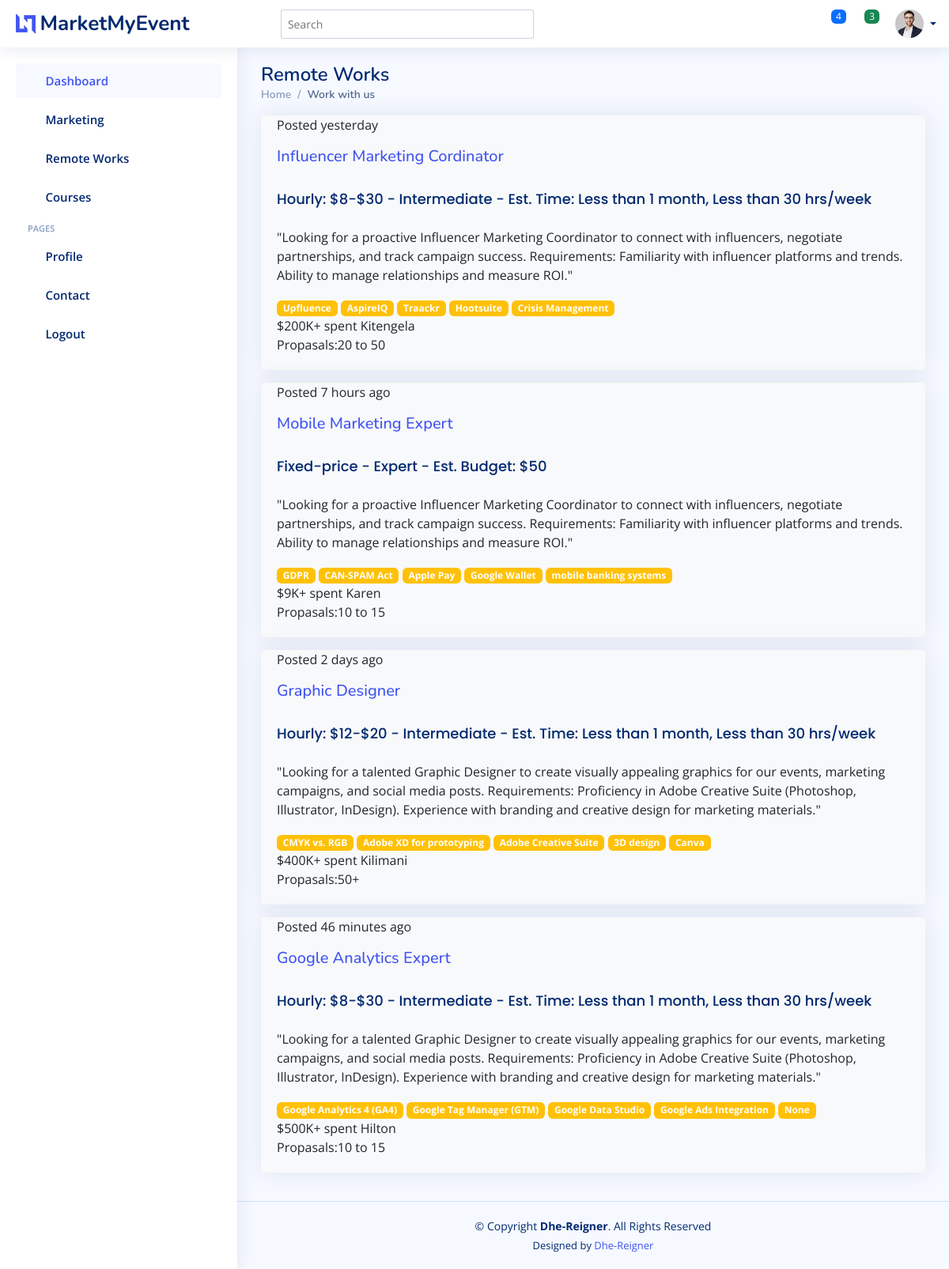
Screenshot of /EventSalesSystem/remote_works with the database file from the repository.
### EventSalesSystem/models.py (models this page shows, shortened)
class RemoteWork(models.Model):
    when_posted =  models.CharField(max_length=100, default='', blank=True, null=True)
    job_title = models.CharField(max_length=200, default='', blank=True, null=True)
    work_schedule = models.CharField(max_length=1000, default='', blank=True, null=True)
    description = models.TextField(max_length=1000, default='', blank=True, null=True)
    requirements1 = models.CharField(max_length=200, default='', blank=True, null=True)
    requirements2 = models.CharField(max_length=200, default='', blank=True, null=True)
    requirements3 = models.CharField(max_length=200, default='', blank=True, null=True)
    requirements4 = models.CharField(max_length=200, default='', blank=True, null=True)
    requirements5 = models.CharField(max_length=200, default='', blank=True, null=True)
    payment_verification = models.CharField(max_length=200, default='', blank=True, null=True)
    budget = models.CharField(max_length=200, default='', blank='', null=True)
    location = models.CharField(max_length=200, default='', blank=True, null=True)
    proposal = models.CharField(max_length=200, default='', blank=True, null=True)

### EventSalesSystem/views.py (the view)
# urls.py: path('remote_works',views.remote_works,name='remote_works'),
def remote_works(request):
    all_remote_work = RemoteWork.objects.all()
    return render(request, 'remote_works.html', {
        'all_remote_work': all_remote_work,  # pass all remote work data to the template,  # pass all social media data to the template
    })

### EventSalesSystem/templates/remote_works.html (shortened to what this page needs)
{% extends 'pages/base.html' %}
{% load static %}
{% block content %}
 <main id="main" class="main">
    <div class="pagetitle">
      <h1>Remote Works</h1>
      <nav>
        <ol class="breadcrumb">
          <li class="breadcrumb-item"><a href="{% url 'index' %}">Home</a></li>
          <li class="breadcrumb-item active">Work with us</li>
        </ol>
      </nav>
    </div>
    <section class="section">
      <div class="row">
        {% for items in all_remote_work %}
        <div class="col-mb-3">
          <div class="card bg-light mb-3">
            <div class="card-body">
            <p class="card-text">{{ items.when_posted }} </p>
              <h5> <a href="#" class="card-link" target="_blank">{{ items.job_title }}</a></h5>
             <p class="card-title">{{ items.work_schedule }} </p>
               <p class="card-text">{{ items.description }} </p>
              <span class="badge card-text bg-warning ">{{ items.requirements1 }} </span>
              <span class="badge bg-warning"> {{ items.requirements2 }} </span>
              <span class="badge bg-warning"> {{ items.requirements3 }} </span>
             <span class="badge bg-warning">  {{ items.requirements4 }} </span>
              <span class="badge bg-warning">  {{ items.requirements5 }} </span><br>
                    <span class="card-text">{{ items.budget }}</span>
                    <span class="card-text">{{ items.location }}</span><br>
                    <p class="card-text">{{ items.proposal }} </p>
            </div>
          </div>
          {% endfor %}
        </div>
      </div>
    </section>
  </main>
{% endblock content %}

### EventSalesSystem/static/assets/css/style.css (style rules this page uses)
:root { scroll-behavior: smooth; }
body { font-family: "Open Sans", sans-serif; background: #f6f9ff; color: #444444; }
a { color: #4154f1; text-decoration: none; }
h1, h2, h3, h4, h5, h6 { font-family: "Nunito", sans-serif; }
#main { margin-top: 60px; padding: 20px 30px; transition: all 0.3s; }
.pagetitle { margin-bottom: 10px; }
.pagetitle h1 { font-size: 24px; margin-bottom: 0; font-weight: 600; color: #012970; }
.card { margin-bottom: 30px; border: none; border-radius: 5px; box-shadow: 0px 0 30px rgba(1, 41, 112, 0.1); }
.card-title { padding: 20px 0 15px 0; font-size: 18px; font-weight: 500; color: #012970; font-family: "Poppins", sans-serif; }
.card-body { padding: 0 20px 20px 20px; }
.breadcrumb { font-size: 14px; font-family: "Nunito", sans-serif; color: #899bbd; font-weight: 600; }
.breadcrumb a { color: #899bbd; transition: 0.3s; }
.breadcrumb .breadcrumb-item::before { color: #899bbd; }
.breadcrumb .active { color: #51678f; font-weight: 600; }
@media (min-width: 1200px) { #main, #footer { margin-left: 300px; } }

### rows the page displays
RemoteWork: when_posted "Posted yesterday", job_title "Influencer Marketing Cordinator", work_schedule "Hourly: $8-$30 - Intermediate - Est. Time: Less than 1 month, Less than 30 hrs/week", description "\"Looking for a proactive Influencer Marketing Coordinator to connect with influencers, negotiate partnerships, and track campaign success. Requirements: Familiarity with influencer platforms and trends. Ability to manage relationships and measure ROI.\"", requirements1 "Upfluence", requirements2 "AspireIQ", requirements3 "Traackr", requirements4 "Hootsuite", requirements5 "Crisis Management", budget "$200K+ spent", location "Kitengela", proposal "Propasals:20 to 50"
RemoteWork: when_posted "Posted 7 hours ago", job_title "Mobile Marketing Expert", work_schedule "Fixed-price - Expert - Est. Budget: $50", description "\"Looking for a proactive Influencer Marketing Coordinator to connect with influencers, negotiate partnerships, and track campaign success. Requirements: Familiarity with influencer platforms and trends. Ability to manage relationships and measure ROI.\"", requirements1 "GDPR", requirements2 "CAN-SPAM Act", requirements3 "Apple Pay", requirements4 "Google Wallet", requirements5 "mobile banking systems", budget "$9K+ spent", location "Karen", proposal "Propasals:10 to 15"
RemoteWork: when_posted "Posted 2 days ago", job_title "Graphic Designer", work_schedule "Hourly: $12-$20 - Intermediate - Est. Time: Less than 1 month, Less than 30 hrs/week", description "\"Looking for a talented Graphic Designer to create visually appealing graphics for our events, marketing campaigns, and social media posts. Requirements: Proficiency in Adobe Creative Suite (Photoshop, Illustrator, InDesign). Experience with branding and creative design for marketing materials.\"", requirements1 "CMYK vs. RGB", requirements2 "Adobe XD for prototyping", requirements3 "Adobe Creative Suite", requirements4 "3D design", requirements5 "Canva", budget "$400K+ spent", location "Kilimani", proposal "Propasals:50+"
RemoteWork: when_posted "Posted 46 minutes ago", job_title "Google Analytics Expert", work_schedule "Hourly: $8-$30 - Intermediate - Est. Time: Less than 1 month, Less than 30 hrs/week", description "\"Looking for a talented Graphic Designer to create visually appealing graphics for our events, marketing campaigns, and social media posts. Requirements: Proficiency in Adobe Creative Suite (Photoshop, Illustrator, InDesign). Experience with branding and creative design for marketing materials.\"", requirements1 "Google Analytics 4 (GA4)", requirements2 "Google Tag Manager (GTM)", requirements3 "Google Data Studio", requirements4 "Google Ads Integration", requirements5 "None", budget "$500K+ spent", location "Hilton", proposal "Propasals:10 to 15"
